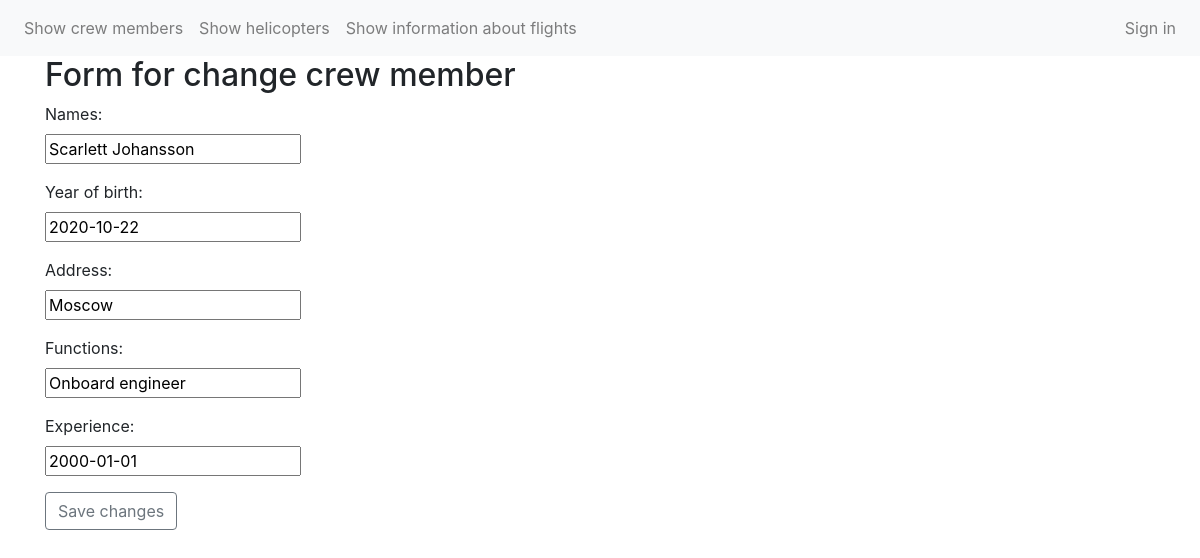
Screenshot of /edit_crew_member/15/ with the database file from the repository.
### app/models.py (models this page shows)
class crew_member(models.Model):
    names = models.CharField(max_length=50)
    experience = models.DateField()
    address = models.CharField(max_length=50)
    year_of_birth = models.DateField()
    functions = models.CharField(max_length=50)
    status = models.BooleanField(default=False)

### app/views.py (the view)
# urls.py: path('edit_crew_member/<int:crew_member_id>/', edit_crew_member, name='edit_crew_member_url'),
def edit_crew_member(request, crew_member_id):
    try:
        c = crew_member.objects.get(id=crew_member_id)
        return render(request, "edit_crew_member.html", {'c': c})
    except crew_member.DoesNotExist:
        return HttpResponseNotFound("<h2>Crew member not found</h2>")

### templates/edit_crew_member.html (shortened to what this page needs)
{% extends 'base.html' %}
{% block content %}
<div class="container">
    <div class="form-sec">
        <h2> Form for change crew member</h2>
            <form method="POST" action="/edit_crew_member" enctype="multipart/form-data">
            <div class="form-group">
                <p>
                    <label>Names:</label><br>
                    <input type="text" name="form.names" value="{{c.names}}"/>
                </p>
                <p>
                    <label>Year of birth:</label><br>
                    <input  type="text" name="form.year_of_birth" value="{{c.year_of_birth|date:'Y-m-d'}}"/>
                </p>
                <p>
                    <label>Address:</label><br>
                    <input type="text" name="form.address" value="{{c.address}}"/>
                </p>
                <p>
                    <label>Functions:</label><br>
                    <input type="text" name="form.functions" value="{{c.functions}}"/>
                </p>
                <p>
                    <label>Experience:</label><br>
                    <input type="text" name="form.experience" value="{{c.experience|date:'Y-m-d'}}"/>
                </p>
            </div>
            <button type="submit" value="Submit" class="btn btn-outline-secondary" class="btn btn-default">Save changes</button>
        </form>
    </div>
</div>
{% endblock %}

### rows the page displays
crew_member: names "Scarlett Johansson", year_of_birth "2020-10-22", address "Moscow", functions "Onboard engineer", experience "2000-01-01"
